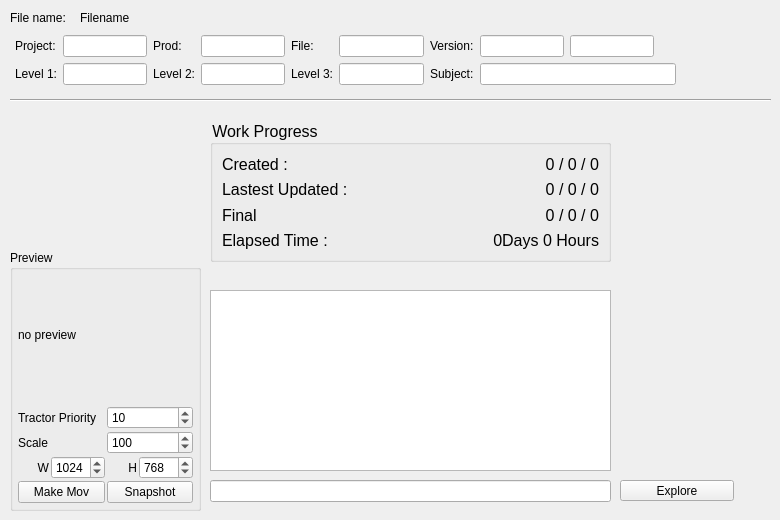
    <widget class="QWidget" name="tab">
     <attribute name="title">
      <string>Currently Open</string>
     </attribute>
     <widget class="QLineEdit" name="currOpenLocationField">
      <property name="geometry">
       <rect>
        <x>210</x>
        <y>480</y>
        <width>401</width>
        <height>22</height>
       </rect>
      </property>
      <property name="readOnly">
       <bool>true</bool>
      </property>
     </widget>
     <widget class="QPushButton" name="currOpenExploreButton">
      <property name="geometry">
       <rect>
        <x>620</x>
        <y>480</y>
        <width>114</width>
        <height>21</height>
       </rect>
      </property>
      <property name="text">
       <string>Explore</string>
      </property>
     </widget>
     <widget class="Line" name="line">
      <property name="geometry">
       <rect>
        <x>10</x>
        <y>90</y>
        <width>761</width>
        <height>20</height>
       </rect>
      </property>
      <property name="orientation">
       <enum>Qt::Horizontal</enum>
      </property>
     </widget>
     <widget class="QLabel" name="label_10">
      <property name="geometry">
       <rect>
        <x>10</x>
        <y>10</y>
        <width>71</width>
        <height>16</height>
       </rect>
      </property>
      <property name="text">
       <string>File name:</string>
      </property>
     </widget>
     <widget class="QLabel" name="currOpenFileNameLabel">
      <property name="geometry">
       <rect>
        <x>80</x>
        <y>10</y>
        <width>611</width>
        <height>16</height>
       </rect>
      </property>
      <property name="text">
       <string>Filename</string>
      </property>
     </widget>
     <widget class="QPushButton" name="refreshOpenedButton">
      <property name="geometry">
       <rect>
        <x>700</x>
        <y>24</y>
        <width>71</width>
        <height>51</height>
       </rect>
      </property>
      <property name="text">
       <string/>
      </property>
      <property name="icon">
       <iconset>
        <normaloff>../../../../../lustre/INHouse/Tool/ipipeline/pub/icons/refresh.png</normaloff>../../../../../lustre/INHouse/Tool/ipipeline/pub/icons/refresh.png</iconset>
      </property>
      <property name="iconSize">
       <size>
        <width>50</width>
        <height>50</height>
       </size>
      </property>
      <property name="flat">
       <bool>true</bool>
      </property>
     </widget>
     <widget class="QGroupBox" name="groupBox">
      <property name="geometry">
       <rect>
        <x>10</x>
        <y>250</y>
        <width>191</width>
        <height>261</height>
       </rect>
      </property>
      <property name="title">
       <string>Preview </string>
      </property>
      <layout class="QVBoxLayout" name="verticalLayout_2">
       <property name="spacing">
        <number>2</number>
       </property>
       <property name="margin">
        <number>5</number>
       </property>
       <item>
        <widget class="QLabel" name="currOpenPreviewImage">
         <property name="minimumSize">
          <size>
           <width>164</width>
           <height>105</height>
          </size>
         </property>
         <property name="text">
          <string>no preview</string>
         </property>
        </widget>
       </item>
       <item>
        <spacer name="verticalSpacer">
         <property name="orientation">
          <enum>Qt::Vertical</enum>
         </property>
         <property name="sizeType">
          <enum>QSizePolicy::Preferred</enum>
         </property>
         <property name="sizeHint" stdset="0">
          <size>
           <width>20</width>
           <height>10</height>
          </size>
         </property>
        </spacer>
       </item>
       <item>
        <layout class="QHBoxLayout" name="horizontalLayout_2">
         <item>
          <widget class="QLabel" name="priority_label">
           <property name="text">
            <string>Tractor Priority</string>
           </property>
          </widget>
         </item>
         <item>
          <widget class="QSpinBox" name="tracPriority_spinBox">
           <property name="minimumSize">
            <size>
             <width>0</width>
             <height>22</height>
            </size>
           </property>
           <property name="value">
            <number>10</number>
           </property>
          </widget>
         </item>
        </layout>
       </item>
       <item>
        <layout class="QHBoxLayout" name="horizontalLayout_3">
         <item>
          <widget class="QLabel" name="priority_label_2">
           <property name="text">
            <string>Scale</string>
           </property>
          </widget>
         </item>
         <item>
          <widget class="QSpinBox" name="previewScale_spinBox">
           <property name="minimumSize">
            <size>
             <width>0</width>
             <height>22</height>
            </size>
           </property>
           <property name="minimum">
            <number>1</number>
           </property>
           <property name="maximum">
            <number>300</number>
           </property>
           <property name="value">
            <number>100</number>
           </property>
          </widget>
         </item>
        </layout>
       </item>
       <item>
        <layout class="QHBoxLayout" name="horizontalLayout">
         <item>
          <widget class="QLabel" name="label_2">
           <property name="text">
            <string>W</string>
           </property>
           <property name="alignment">
            <set>Qt::AlignRight|Qt::AlignTrailing|Qt::AlignVCenter</set>
           </property>
          </widget>
         </item>
         <item>
          <widget class="QSpinBox" name="width_sp">
           <property name="minimumSize">
            <size>
             <width>0</width>
             <height>22</height>
            </size>
           </property>
           <property name="minimum">
            <number>10</number>
           </property>
           <property name="maximum">
            <number>6144</number>
           </property>
           <property name="value">
            <number>1024</number>
           </property>
          </widget>
         </item>
         <item>
          <widget class="QLabel" name="label_3">
           <property name="text">
            <string>H</string>
           </property>
           <property name="alignment">
            <set>Qt::AlignRight|Qt::AlignTrailing|Qt::AlignVCenter</set>
           </property>
          </widget>
         </item>
         <item>
          <widget class="QSpinBox" name="height_sp">
           <property name="minimumSize">
            <size>
             <width>0</width>
             <height>22</height>
            </size>
           </property>
           <property name="minimum">
            <number>10</number>
           </property>
           <property name="maximum">
            <number>5000</number>
           </property>
           <property name="value">
            <number>768</number>
           </property>
          </widget>
         </item>
        </layout>
       </item>
       <item>
        <layout class="QHBoxLayout" name="horizontalLayout_5">
         <item>
          <widget class="QPushButton" name="currOpenRecordPlayblastButton">
           <property name="minimumSize">
            <size>
             <width>0</width>
             <height>22</height>
            </size>
           </property>
           <property name="maximumSize">
            <size>
             <width>16777215</width>
             <height>16777215</height>
            </size>
           </property>
           <property name="text">
            <string>Make Mov</string>
           </property>
           <property name="icon">
            <iconset>
             <normaloff>../../../../../lustre/INHouse/Tool/ipipeline/pub/icons/rec.png</normaloff>../../../../../lustre/INHouse/Tool/ipipeline/pub/icons/rec.png</iconset>
           </property>
          </widget>
         </item>
         <item>
          <widget class="QPushButton" name="currOpenSnapshotButton">
           <property name="minimumSize">
            <size>
             <width>0</width>
             <height>22</height>
            </size>
           </property>
           <property name="text">
            <string>Snapshot</string>
           </property>
           <property name="icon">
            <iconset>
             <normaloff>../../../../../lustre/INHouse/Tool/ipipeline/pub/icons/snapshot.png</normaloff>../../../../../lustre/INHouse/Tool/ipipeline/pub/icons/snapshot.png</iconset>
           </property>
          </widget>
         </item>
        </layout>
       </item>
      </layout>
      <zorder>currOpenPreviewImage</zorder>
      <zorder>verticalSpacer</zorder>
     </widget>
     <widget class="QGroupBox" name="groupBox_4">
      <property name="geometry">
       <rect>
        <x>210</x>
        <y>120</y>
        <width>401</width>
        <height>142</height>
       </rect>
      </property>
      <property name="styleSheet">
       <string notr="true">font: 12pt ;</string>
      </property>
      <property name="title">
       <string>Work Progress</string>
      </property>
      <layout class="QGridLayout" name="gridLayout_2">
       <item row="3" column="0">
        <widget class="QLabel" name="label_4">
         <property name="font">
          <font>
           <pointsize>12</pointsize>
           <weight>50</weight>
           <italic>false</italic>
           <bold>false</bold>
          </font>
         </property>
         <property name="text">
          <string>Elapsed Time : </string>
         </property>
        </widget>
       </item>
       <item row="2" column="0">
        <widget class="QLabel" name="label_21">
         <property name="font">
          <font>
           <pointsize>12</pointsize>
           <weight>50</weight>
           <italic>false</italic>
           <bold>false</bold>
          </font>
         </property>
         <property name="text">
          <string>Final</string>
         </property>
        </widget>
       </item>
       <item row="1" column="1">
        <widget class="QLabel" name="latestUpdate_lb">
         <property name="font">
          <font>
           <pointsize>12</pointsize>
           <weight>50</weight>
           <italic>false</italic>
           <bold>false</bold>
          </font>
         </property>
         <property name="text">
          <string>0 / 0 / 0</string>
         </property>
         <property name="alignment">
          <set>Qt::AlignRight|Qt::AlignTrailing|Qt::AlignVCenter</set>
         </property>
        </widget>
       </item>
       <item row="0" column="1">
        <widget class="QLabel" name="created_lb">
         <property name="font">
          <font>
           <pointsize>12</pointsize>
           <weight>50</weight>
           <italic>false</italic>
           <bold>false</bold>
          </font>
         </property>
         <property name="layoutDirection">
          <enum>Qt::LeftToRight</enum>
         </property>
         <property name="text">
          <string>0 / 0 / 0</string>
         </property>
         <property name="alignment">
          <set>Qt::AlignRight|Qt::AlignTrailing|Qt::AlignVCenter</set>
         </property>
        </widget>
       </item>
       <item row="0" column="0">
        <widget class="QLabel" name="label_13">
         <property name="font">
          <font>
           <pointsize>12</pointsize>
           <weight>50</weight>
           <italic>false</italic>
           <bold>false</bold>
          </font>
         </property>
         <property name="text">
          <string>Created :</string>
         </property>
        </widget>
       </item>
       <item row="1" column="0">
        <widget class="QLabel" name="label_11">
         <property name="font">
          <font>
           <pointsize>12</pointsize>
           <weight>50</weight>
           <italic>false</italic>
           <bold>false</bold>
          </font>
         </property>
         <property name="text">
          <string>Lastest Updated :</string>
         </property>
        </widget>
       </item>
       <item row="2" column="1">
        <widget class="QLabel" name="finaldate_lb">
         <property name="font">
          <font>
           <pointsize>12</pointsize>
           <weight>50</weight>
           <italic>false</italic>
           <bold>false</bold>
          </font>
         </property>
         <property name="text">
          <string>0 / 0 / 0</string>
         </property>
         <property name="alignment">
          <set>Qt::AlignRight|Qt::AlignTrailing|Qt::AlignVCenter</set>
         </property>
        </widget>
       </item>
       <item row="3" column="1">
        <widget class="QLabel" name="elasedTime_lb">
         <property name="font">
          <font>
           <pointsize>12</pointsize>
           <weight>50</weight>
           <italic>false</italic>
           <bold>false</bold>
          </font>
         </property>
         <property name="text">
          <string>0Days 0 Hours</string>
         </property>
         <property name="alignment">
          <set>Qt::AlignRight|Qt::AlignTrailing|Qt::AlignVCenter</set>
         </property>
        </widget>
       </item>
      </layout>
     </widget>
     <widget class="QWidget" name="layoutWidget">
      <property name="geometry">
       <rect>
        <x>10</x>
        <y>30</y>
        <width>671</width>
        <height>60</height>
       </rect>
      </property>
      <layout class="QGridLayout" name="gridLayout">
       <property name="sizeConstraint">
        <enum>QLayout::SetDefaultConstraint</enum>
       </property>
       <property name="margin">
        <number>5</number>
       </property>
       <item row="0" column="0">
        <widget class="QLabel" name="label_31">
         <property name="minimumSize">
          <size>
           <width>0</width>
           <height>22</height>
          </size>
         </property>
         <property name="text">
          <string>Project:</string>
         </property>
        </widget>
       </item>
       <item row="0" column="1">
        <widget class="QLineEdit" name="currOpenProjectField">
         <property name="minimumSize">
          <size>
           <width>0</width>
           <height>22</height>
          </size>
         </property>
         <property name="readOnly">
          <bool>true</bool>
         </property>
        </widget>
       </item>
       <item row="0" column="2">
        <widget class="QLabel" name="label">
         <property name="minimumSize">
          <size>
           <width>0</width>
           <height>22</height>
          </size>
         </property>
         <property name="text">
          <string>Prod:</string>
         </property>
        </widget>
       </item>
       <item row="0" column="3">
        <widget class="QLineEdit" name="currOpenProdField">
         <property name="minimumSize">
          <size>
           <width>0</width>
           <height>22</height>
          </size>
         </property>
         <property name="readOnly">
          <bool>true</bool>
         </property>
        </widget>
       </item>
       <item row="0" column="4">
        <widget class="QLabel" name="label_32">
         <property name="minimumSize">
          <size>
           <width>0</width>
           <height>22</height>
          </size>
         </property>
         <property name="text">
          <string>File:</string>
         </property>
        </widget>
       </item>
       <item row="0" column="5">
        <widget class="QLineEdit" name="currOpenFileField">
         <property name="minimumSize">
          <size>
           <width>0</width>
           <height>22</height>
          </size>
         </property>
         <property name="readOnly">
          <bool>true</bool>
         </property>
        </widget>
       </item>
       <item row="0" column="6">
        <widget class="QLabel" name="label_14">
         <property name="minimumSize">
          <size>
           <width>0</width>
           <height>22</height>
          </size>
         </property>
         <property name="text">
          <string>Version:</string>
         </property>
        </widget>
       </item>
       <item row="0" column="7">
        <widget class="QLineEdit" name="currOpenVerField">
         <property name="minimumSize">
          <size>
           <width>0</width>
           <height>22</height>
          </size>
         </property>
         <property name="readOnly">
          <bool>true</bool>
         </property>
        </widget>
       </item>
       <item row="0" column="8">
        <widget class="QLineEdit" name="currOpenWipField">
         <property name="minimumSize">
          <size>
           <width>0</width>
           <height>22</height>
          </size>
         </property>
         <property name="readOnly">
          <bool>true</bool>
         </property>
        </widget>
       </item>
       <item row="0" column="9">
        <spacer name="horizontalSpacer">
         <property name="orientation">
          <enum>Qt::Horizontal</enum>
         </property>
         <property name="sizeHint" stdset="0">
          <size>
           <width>40</width>
           <height>20</height>
          </size>
         </property>
        </spacer>
       </item>
       <item row="1" column="0">
        <widget class="QLabel" name="label_19">
         <property name="minimumSize">
          <size>
           <width>0</width>
           <height>22</height>
          </size>
         </property>
         <property name="text">
          <string>Level 1:</string>
         </property>
        </widget>
       </item>
       <item row="1" column="1">
        <widget class="QLineEdit" name="currOpenLevel1Field">
         <property name="minimumSize">
          <size>
           <width>0</width>
           <height>22</height>
          </size>
         </property>
         <property name="readOnly">
          <bool>true</bool>
         </property>
        </widget>
       </item>
       <item row="1" column="2">
        <widget class="QLabel" name="label_26">
         <property name="minimumSize">
          <size>
           <width>0</width>
           <height>22</height>
          </size>
         </property>
         <property name="text">
          <string>Level 2:</string>
         </property>
        </widget>
       </item>
       <item row="1" column="3">
        <widget class="QLineEdit" name="currOpenLevel2Field">
         <property name="minimumSize">
          <size>
           <width>0</width>
           <height>22</height>
          </size>
         </property>
         <property name="readOnly">
          <bool>true</bool>
         </property>
        </widget>
       </item>
       <item row="1" column="4">
        <widget class="QLabel" name="label_27">
         <property name="minimumSize">
          <size>
           <width>0</width>
           <height>22</height>
          </size>
         </property>
         <property name="text">
          <string>Level 3:</string>
         </property>
        </widget>
       </item>
       <item row="1" column="5">
        <widget class="QLineEdit" name="currOpenLevel3Field">
         <property name="minimumSize">
          <size>
           <width>0</width>
           <height>22</height>
          </size>
         </property>
         <property name="readOnly">
          <bool>true</bool>
         </property>
        </widget>
       </item>
       <item row="1" column="6">
        <widget class="QLabel" name="label_28">
         <property name="minimumSize">
          <size>
           <width>0</width>
           <height>22</height>
          </size>
         </property>
         <property name="text">
          <string>Subject:</string>
         </property>
        </widget>
       </item>
       <item row="1" column="7" colspan="3">
        <widget class="QLineEdit" name="currOpenSubjectField">
         <property name="minimumSize">
          <size>
           <width>0</width>
           <height>22</height>
          </size>
         </property>
         <property name="readOnly">
          <bool>true</bool>
         </property>
        </widget>
       </item>
      </layout>
     </widget>
     <widget class="QListWidget" name="preview_list">
      <property name="geometry">
       <rect>
        <x>210</x>
        <y>290</y>
        <width>401</width>
        <height>181</height>
       </rect>
      </property>
      <property name="font">
       <font>
        <pointsize>12</pointsize>
       </font>
      </property>
      <property name="styleSheet">
       <string notr="true"/>
      </property>
      <property name="alternatingRowColors">
       <bool>true</bool>
      </property>
      <property name="resizeMode">
       <enum>QListView::Fixed</enum>
      </property>
      <property name="layoutMode">
       <enum>QListView::SinglePass</enum>
      </property>
      <property name="spacing">
       <number>2</number>
      </property>
     </widget>
     <zorder>layoutWidget</zorder>
     <zorder>currOpenLocationField</zorder>
     <zorder>currOpenExploreButton</zorder>
     <zorder>line</zorder>
     <zorder>label_10</zorder>
     <zorder>currOpenFileNameLabel</zorder>
     <zorder>refreshOpenedButton</zorder>
     <zorder>groupBox</zorder>
     <zorder>groupBox_4</zorder>
     <zorder>preview_list</zorder>
    </widget>
